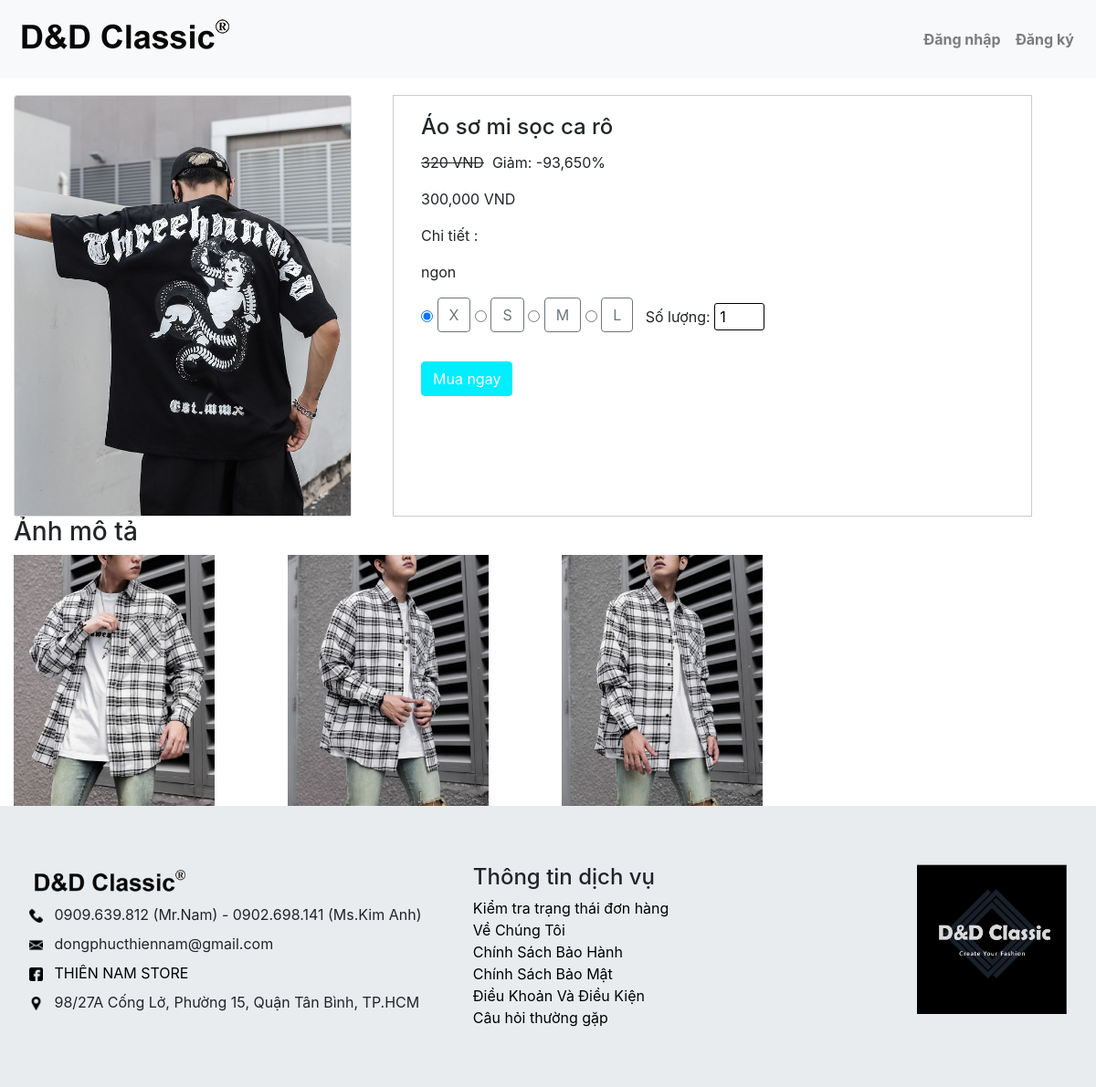
Page /?pages=chitietsanpham&sanpham=28 on the committed database.
### tables this page shows
CREATE TABLE `product` (
  `id_product` int(11) NOT NULL,
  `id_danh_muc` int(11) NOT NULL,
  `ten_sanpham` varchar(100) NOT NULL,
  `anh_sanpham` varchar(255) NOT NULL,
  `soluong` int(11) NOT NULL,
  `gia_sanpham` float NOT NULL,
  `gia_khuyenmai` float DEFAULT NULL,
  `chitiet` text NOT NULL
);

CREATE TABLE `img_product` (
  `id_img_product` int(11) NOT NULL,
  `id_product` int(11) NOT NULL,
  `anh_mota` varchar(255) NOT NULL
);

### include/chitiet.php (the view, shortened to what this page needs)
<?php
if (isset($_GET['sanpham'])) {
    $id_product = $_GET['sanpham'];
    $product = mysqli_query($conn, "SELECT * FROM product WHERE id_product = '$id_product'");
    $sanpham = mysqli_fetch_assoc($product);
    $img_pro = mysqli_query($conn, "SELECT * FROM img_product WHERE id_product = $id_product");
}
?>
<br>
    <div class="container-fluid">
        <div class="row mtt">
            <div class="col-md-4">
                <div class="card text-left">
                    <img id="zoom" class="card-img-top" src="uploads/<?php echo $sanpham['anh_sanpham'] ?>" alt="">
                </div>
            </div>
            <div class="col-md-7 ml bdb">
                <div class="card-body-ml-auto">
                    <h4 class="card-title"><?php echo $sanpham['ten_sanpham'] ?></h4>
                    <?php if ($sanpham['gia_khuyenmai'] > 0) { ?>
                        <p>
                            <span><del><?php echo number_format($sanpham['gia_sanpham']) ?> VND</del></span>&nbsp; Giảm:
                            <?php $khuyenmai = 100 - (($sanpham['gia_khuyenmai']) / ($sanpham['gia_sanpham']) * 100) ?>
                            <?php echo number_format($khuyenmai) ?>%
                        </p>
                        <p>
                            <span><?php echo number_format($sanpham['gia_khuyenmai']) ?> VND</span>
                        </p>
                    <?php } ?>
                    <p class="card-text">Chi tiết :<span><?php echo $sanpham['chitiet'] ?></span></p>
                    <?php if (isset($user['name'])) { ?>
                    <form action="?pages=giohang" method="POST">
                        <input checked type="radio" id="sizex" value="X" name="size">
                        <label for="sizex" class="btn btn-outline-secondary ">X</label>
                        <input type="radio" id="sizes" value="S" name="size">
                        <label for="sizes" class="btn btn-outline-secondary ">S</label>
                        <input type="radio" id="sizem" value="M" name="size">
                        <label for="sizem" class="btn btn-outline-secondary ">M</label>
                        <input type="radio" id="sizel" value="L" name="size">
                        <label for="sizel" class="btn btn-outline-secondary ">L</label>
                        <?php foreach ($product as $key => $value); ?>
                        &nbsp;&nbsp;
                        <br>
                        Số lượng: <input class="quantity" type="number" value="1" name="quantity" class="dk1" min="1" max="<?php echo $sanpham['soluong'] ?>">
                        <input type="hidden" name="id_product" value="<?php echo $sanpham['id_product'] ?>" />
                        <?php if (isset($user['id'])) { ?>
                            <input type="hidden" name="id_user" value="<?php echo $user['id'] ?>" />
                        <?php   } else { ?>
                        <?php } ?>
                        <input type="hidden" name="ten_sanpham" value="<?php echo $sanpham['ten_sanpham'] ?>" />
                        <input type="hidden" name="anh_sanpham" value="<?php echo $sanpham['anh_sanpham'] ?>" />
                        <input type="hidden" name="gia_sanpham" value="<?php if ($sanpham['gia_khuyenmai'] > 0) {
                                                                            echo $gia_sanpham = $sanpham['gia_khuyenmai'];
                                                                        } else {
                                                                            echo  $gia_sanpham = $sanpham['gia_sanpham'];
                                                                        }; ?>" />
                        <br><br>
                        <?php if ($value['soluong'] > 0) { ?>
                        <?php } else { ?>
                            <a class="btn btn-secondary disabled" href="">Hết hàng !</a>
                        <?php }  ?>
                        <?php if (isset($user['name']) && ($value['soluong'] > 0)) { ?>
                            <input value="Mua ngay" class="btn btn-secondary" name="muangay" type="submit">
                            <input value="thêm vào giỏ hàng" class="btn btn-secondary" name="themgiohang" type="submit" onclick="return alert('Thêm sản phẩm <?php echo $value['ten_sanpham'] ?> vào giỏ');">
                    </form>
                        <?php } else { ?>
                        <?php } ?>
                </div>
            </div>
        </div>
    </div>
<?php } else { ?>
                    <form action="?pages=muangay" method="POST">
                        <input checked type="radio" id="sizex" value="X" name="size">
                        <label onclick=" click_size()" id="1" for="sizex" class="btn btn-outline-secondary 1 ">X</label>
                        <input  type="radio" id="sizes" value="S" name="size">
                        <label onclick=" click_size()" for="sizes" class="btn btn-outline-secondary 1 ">S</label>
                        <input type="radio" id="sizem" value="M" name="size">
                        <label onclick=" click_size()" for="sizem" class="btn btn-outline-secondary 1 ">M</label>
                        <input type="radio" id="sizel" value="L" name="size">
                        <label onclick=" click_size()" for="sizel" class="btn btn-outline-secondary 1 ">L</label>
                        <?php foreach ($product as $key => $value); ?>
                        &nbsp;&nbsp;Số lượng: <input class="quantity" type="number" value="1" name="quantity" min="1" max="<?php echo $sanpham['soluong'] ?>">
                        <br><br>
                        <?php if ($value['soluong'] > 0) { ?>
                            <input value="Mua ngay" class="btn btn-secondary" name="mua_ngay" type="submit">
                        <?php } else { ?>
                            <a class="btn btn-secondary disabled" href="">Hết hàng !</a>
                        <?php }  ?>
                    </form>
                </div>
            </div>
        </div>
        <?php } ?>
        <h3 class="hp">Ảnh mô tả</h3>
        <div class="row ne">
            <?php foreach ($img_pro as $key => $value) {   ?>
                <div class="col-sm-3 mb1">
                    <img src="uploads/<?php echo $value['anh_mota'] ?>" width="220px" alt="">
                </div>
            <?php } ?>
        </div>
    </div>

### css/style-index.css (style rules this page uses)
* { margin: 0; padding: 0; }
.quantity { width: 55px; border: none; border-radius: 3px; padding: 5px; height: 30px; border: 1px solid black; }
.bdb { border: 1px solid #ccc; padding: 20px 30px; }
.mtt { margin-top: 80px; }
.ml { margin-left: 30px; }

### rows in the picture
product: anh_sanpham (picture), ten_sanpham "Áo sơ mi sọc ca rô", gia_sanpham "320", khuyenmai "-93,650", gia_khuyenmai "300,000", chitiet "ngon"
img_product: anh_mota (picture)
img_product: anh_mota (picture)
img_product: anh_mota (picture)
